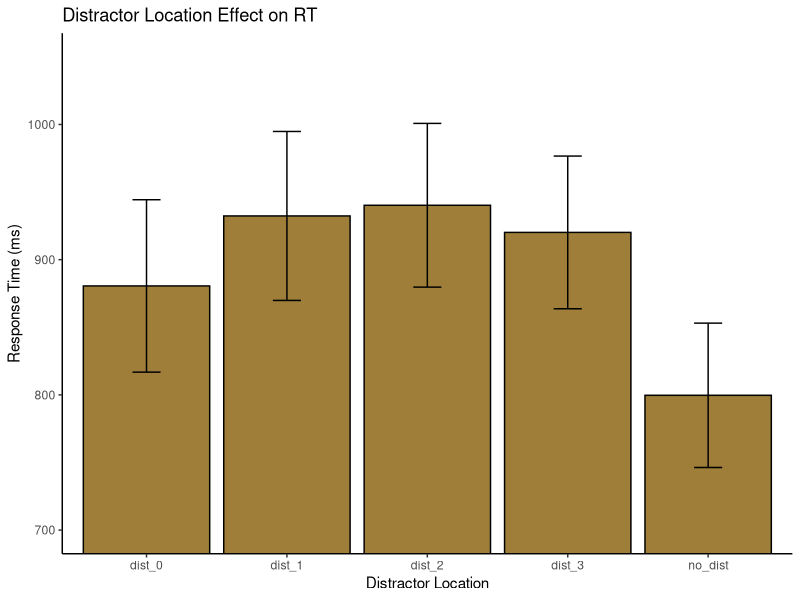
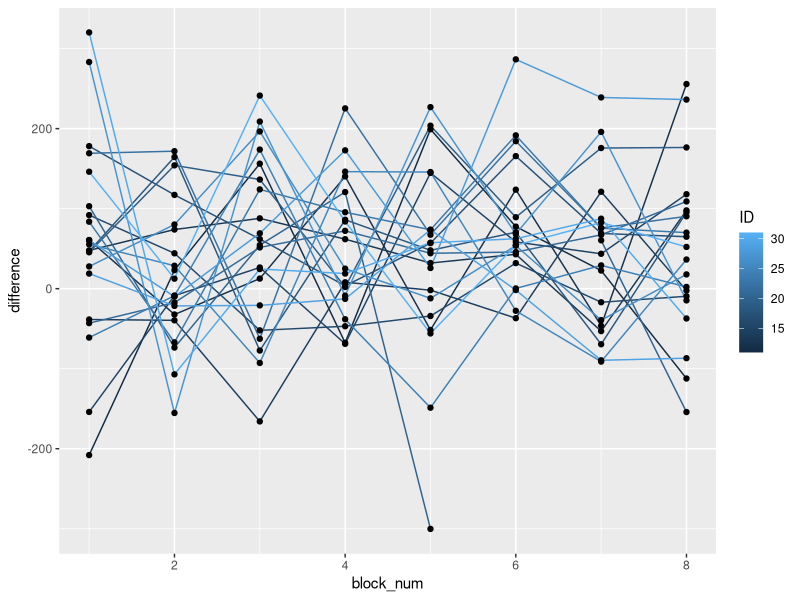
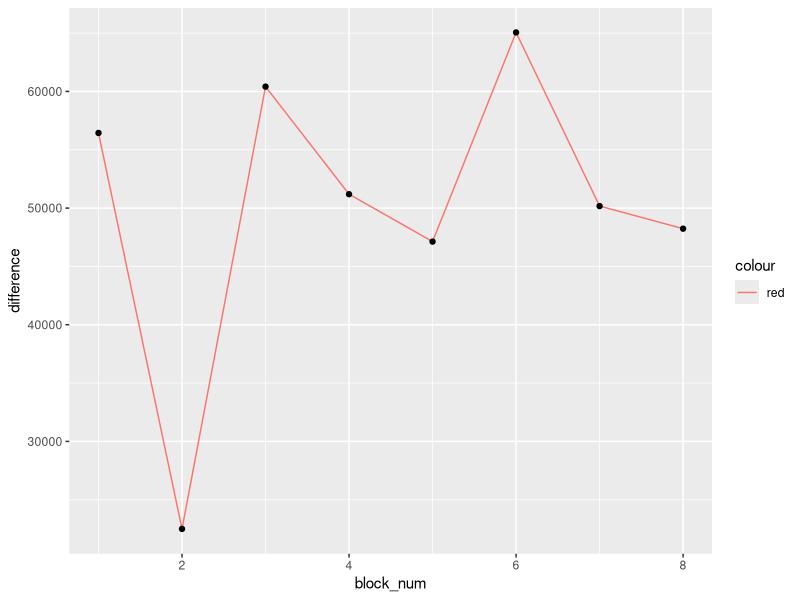

The R source for these figures, in order:
## ---- chunk 1
library(tidyverse) 
library(tidyr)
library(rstatix)
library(data.table)
## ---- chunk 2

pilot <- read_csv("p01/data/pilot_final.csv", show_col_types = FALSE)
  
## ---- chunk 3
pilot$relative_hp_dist[pilot$relative_hp_dist == 10] <- "no_dist"
pilot$relative_hp_dist[pilot$relative_hp_dist == 0] <- "dist_0"
pilot$relative_hp_dist[pilot$relative_hp_dist == 1] <- "dist_1"
pilot$relative_hp_dist[pilot$relative_hp_dist == 2] <- "dist_2"
pilot$relative_hp_dist[pilot$relative_hp_dist == 3] <- "dist_3"

pilot$RT <- pilot$RT *1000
## ---- chunk 4

dist_means <- pilot %>%
  group_by(relative_hp_dist) %>%
  filter(acc==100) %>%
  summarize(mean_rts=mean(RT),
            sd_rt=sd(RT),
            n_rt=21,
            se=sd_rt/sqrt(n_rt),
            upper_limit=mean_rts+se,
            lower_limit=mean_rts-se
  )
dist_means

## ---- chunk 5
ggplot(data = dist_means, aes(x = relative_hp_dist, y = mean_rts)) +
  geom_bar(stat = "identity", fill="#9E7E38", color='#000000') +
  geom_errorbar(aes(ymin=lower_limit, ymax=upper_limit), width=0.2)+
  coord_cartesian(ylim = c(700,1050))+
  theme_classic()+
  labs(x = "Distractor Location", y = "Response Time (ms)")+
  labs(title = "Distractor Location Effect on RT")
  
## ---- chunk 6

space <- pilot %>%
  group_by(ID, relative_hp_dist) %>%
  filter(acc==100) %>%
  summarize(rts = mean(RT),
            )
space
  
## ---- chunk 7

space_anova <- setDT(space)
space_anova <- dcast(space_anova,ID~relative_hp_dist,value.var='rts')

## ---- chunk 8

#first identify outliers - not sure what to do with them anyway so overall just ignore? maybe reason enough to get rid of ppt 11?
space %>%
  group_by(relative_hp_dist) %>%
  identify_outliers(rts)


#testing the normality assumption -- data is not normally distributed because some conditions have a p-value less than .05
space %>%
  group_by(relative_hp_dist) %>%
  shapiro_test(rts)

## ---- chunk 9

res.aov <- anova_test(data = space, dv = rts, wid = ID, within = relative_hp_dist)
get_anova_table(res.aov)

## ---- chunk 10

space_anova <- space_anova %>%
  mutate(low_prob = (dist_1+dist_2+dist_3)/3)

## ---- chunk 11

space_anova %>%
  t.test(x=space_anova$low_prob, y=space_anova$dist_0, alternative="greater", mu=0,paired = TRUE, conf.level = .95)

## ---- chunk 12
block_num <- rep(c(1,2,3,4,5,6,7,8), each=60, times=21)
pilot <- cbind(pilot, block_num)

## ---- chunk 13
space_block <- pilot %>%
  group_by(ID, block_num, relative_hp_dist) %>%
  filter(acc==100) %>%
  summarize(rts = mean(RT),
            )

## ---- chunk 14

space_block <- setDT(space_block)
space_block <- dcast(space_block,ID+block_num~relative_hp_dist,value.var='rts')

## ---- chunk 15

space_block <- space_block %>%
  mutate(low_prob = (dist_1+dist_2+dist_3)/3) %>%
  mutate(difference = (low_prob-dist_0))



## ---- chunk 16
ggplot(data = space_block,aes(x=block_num, y=difference, group=ID))+
  geom_line(aes(color=ID))+
  geom_point()
  

## ---- chunk 17
space2 <- pilot %>%
  group_by(block_num, relative_hp_dist) %>%
  filter(acc==100) %>%
  summarize(rts = mean(RT),
            )

space2$rts <- space2$rts *1000

## ---- chunk 18

space3 <- setDT(space2)
space3 <- dcast(space3,block_num~relative_hp_dist,value.var='rts')

space3 <- space3 %>%
  mutate(low_prob = (dist_1+dist_2+dist_3)/3) %>%
  mutate(difference = (low_prob-dist_0))

## ---- chunk 19
ggplot(data = space3,aes(x=block_num, y=difference))+
  geom_line(aes(color="red"))+
  geom_point()

